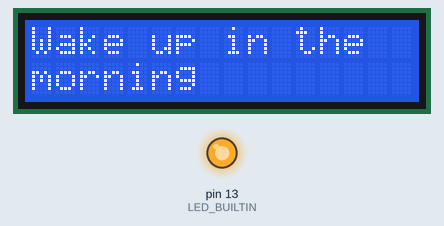
This sketch was run on a simulated Arduino Uno, built with avr-gcc and run on an emulated ATmega328P. Shown: 16×2 character LCD, output pins drawn as LEDs (lit = HIGH).

Above: at 0.7 s.
At 6.8 s:
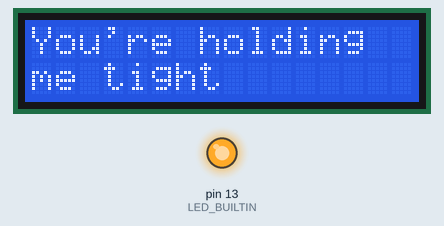
At 13.9 s:
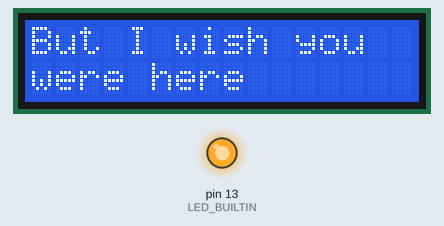
At 29.3 s:
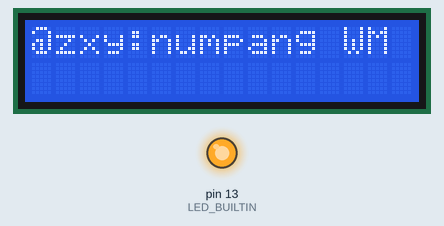
Timing chart, 0 to 30.8 s (numbered marks = the images above):
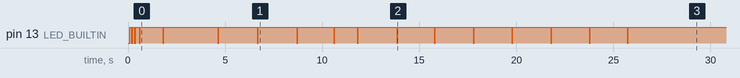

The sketch:

Lyrics.ino
```cpp
#include <Wire.h>
#include <LiquidCrystal_I2C.h>

LiquidCrystal_I2C lcd(0x27, 16, 2);

struct Lyric {
  unsigned long timestamp;
  String text;
};

Lyric playlist[] = {
  { 0,     "Wake up in the morning" },
  { 1230,  "Everything s alright" },
  { 4060,  "At the end of the story" },
  { 6090,  "You're holding me tight" },
  { 8120,  "I don't need to worry" },
  { 10030, "Am I out of my mind?" },
  { 11240, "Oh it's hard to see you" },
  { 13270, "But I wish you were here" },
  { 15210, "Oh it's hard to leave you" },
  { 17200, "When I get you everywhere" },
  { 19190, "All this time I'm thinking" },
  { 21190, "I'm strong enough\nto sink it" },
  { 23180, "I don't need you" },
  { 25150, "but I wiss you come here" }
};

const int totalLyrics = sizeof(playlist) / sizeof(playlist[0]);
unsigned long startTime = 0;
int currentIndex = 0;
bool isPlaying = false;
bool isFinished = false;

void printLeftAligned(String text) {
  lcd.clear();

  int newLineIndex = text.indexOf('\n');

  if (newLineIndex != -1) {
    String baris1 = text.substring(0, newLineIndex);
    String baris2 = text.substring(newLineIndex + 1);

    lcd.setCursor(0, 0);
    lcd.print(baris1);
    lcd.setCursor(0, 1);
    lcd.print(baris2);
  }
  else if (text.length() <= 16) {
    lcd.setCursor(0, 0);
    lcd.print(text);
  }
  else {
    int cutIndex = 16;
    for (int i = 16; i > 0; i--) {
      if (text.charAt(i) == ' ') {
        cutIndex = i;
        break;
      }
    }

    String baris1 = text.substring(0, cutIndex);
    String baris2 = text.substring(cutIndex);
    baris2.trim();

    lcd.setCursor(0, 0);
    lcd.print(baris1);
    lcd.setCursor(0, 1);
    lcd.print(baris2);
  }
}

void blinkLED() {
  digitalWrite(LED_BUILTIN, LOW);
  delay(50);
  digitalWrite(LED_BUILTIN, HIGH);
}

void setup() {
  pinMode(LED_BUILTIN, OUTPUT);
  digitalWrite(LED_BUILTIN, HIGH);

  for (int i = 0; i < 3; i++) {
    digitalWrite(LED_BUILTIN, LOW);
    delay(80);
    digitalWrite(LED_BUILTIN, HIGH);
    delay(80);
  }

  lcd.init();
  lcd.backlight();
  lcd.clear();

  startTime = millis();
  isPlaying = true;
}

void loop() {
  if (isPlaying && currentIndex < totalLyrics) {
    unsigned long elapsedTime = millis() - startTime;

    if (elapsedTime >= playlist[currentIndex].timestamp) {
      printLeftAligned(playlist[currentIndex].text);

      blinkLED();

      currentIndex++;
    }
  }
  else if (currentIndex >= totalLyrics && !isFinished) {
    delay(3500);
    lcd.clear();

    lcd.setCursor(0, 0);
    lcd.print("@zxy:numpang WM");

    isFinished = true;
    isPlaying = false;
  }
}
```

Measured:
- what the display in image 0 shows lasts 1.2 s, from 0.6 s to 1.8 s
- what the display in image 1 shows lasts 2.0 s, from 6.7 s to 8.7 s
- what the display in image 2 shows lasts 2.0 s, from 13.8 s to 15.8 s
